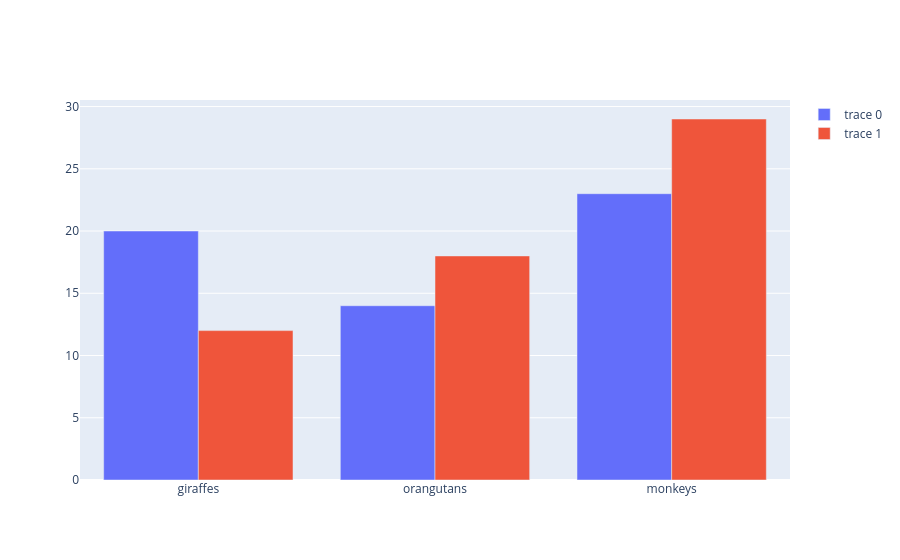

Notebook code cell kept with this figure:
### Code cell
animals=['giraffes', 'orangutans', 'monkeys']

fig = go.Figure(data=[
    go.Bar(x=animals, y=[20, 14, 23]),
    go.Bar(x=animals, y=[12, 18, 29])
])

fig.show()

### Figure 1 — Plotly figure (JSON) as saved in the notebook; plotly's stock layout.template omitted (floating-point values rounded to 4 significant figures)
{"data": [{"type": "bar", "x": ["giraffes", "orangutans", "monkeys"], "y": [20, 14, 23]}, {"type": "bar", "x": ["giraffes", "orangutans", "monkeys"], "y": [12, 18, 29]}], "layout": {"autosize": true, "xaxis": {"autorange": true, "range": [-0.5, 2.5], "type": "category"}, "yaxis": {"autorange": true, "range": [0, 30.53], "type": "linear"}}}
